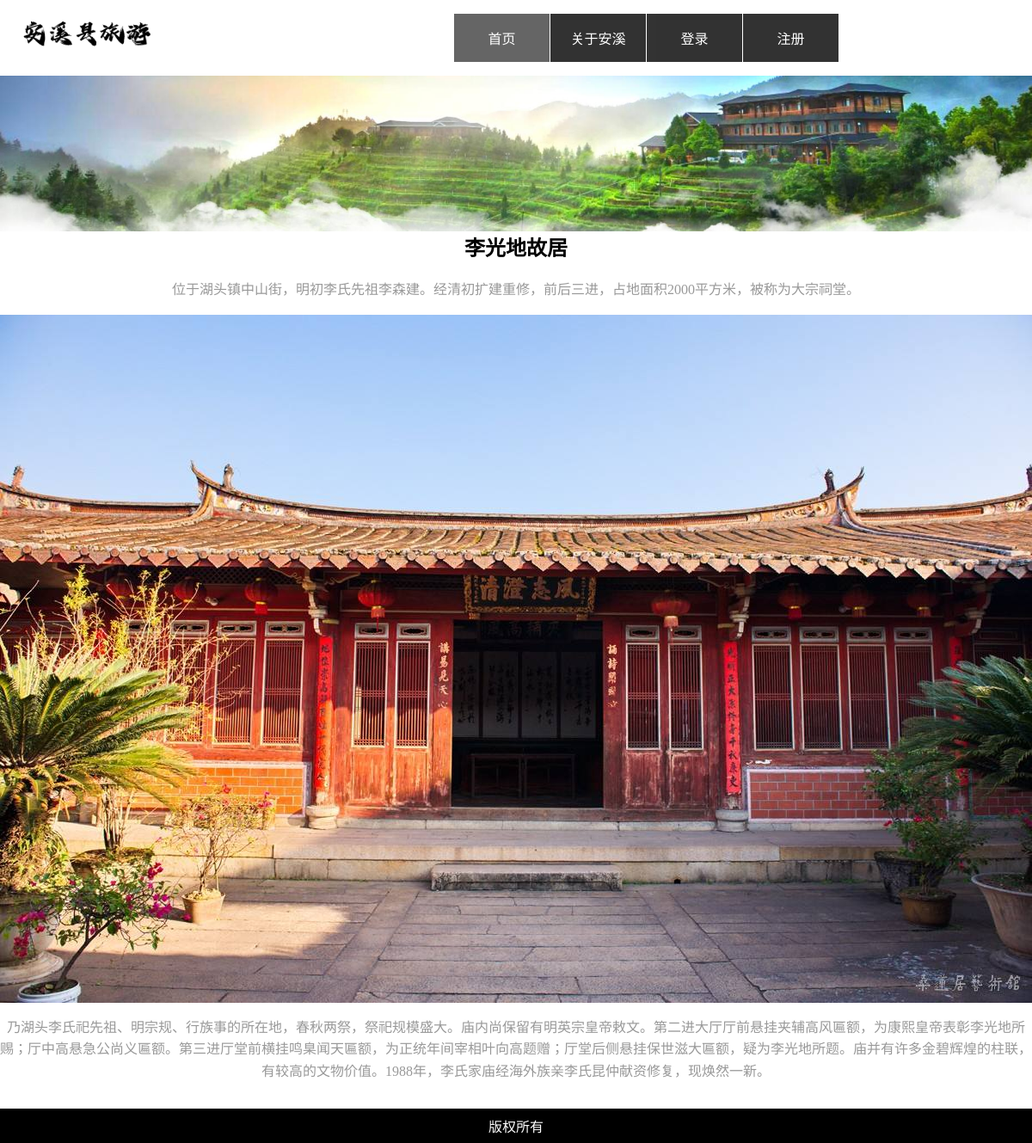
/show.php?id=4, run on the app's committed database.
### tables this page shows
CREATE TABLE `picture` (
  `id` int(11) NOT NULL COMMENT 'id自增',
  `name` varchar(20) NOT NULL COMMENT '标题',
  `pics` varchar(100) NOT NULL COMMENT '配图',
  `sinfo` varchar(200) NOT NULL COMMENT '简介',
  `content` varchar(255) NOT NULL COMMENT '内容体',
  `createTime` datetime NOT NULL COMMENT '添加时间'
);

### show.php (the view, shortened to what this page needs)
<?php
$link = @mysqli_connect(HOST, USER, PASS) or die('数据库连接失败');
mysqli_select_db($link, DBNAME);
mysqli_set_charset($link, 'utf8');
?>
<!DOCTYPE html>
<html>
<head>
    <link rel="stylesheet" href="./css/style.css">
</head>
<body>
<div id="header">
    <div class="header">
        <h1><a href="./index.php"><img src="./images/logo1.png" alt="Travel"></a></h1>
        <div id="global_navi">
            <ul>
                <li class="current"><a href="index.php#head">首页</a></li>
                <li><a href="about.php">关于安溪</a></li>
                <?php
                if (!isset($_SESSION['admin_user'])) {
                    ?>
                    <li><a href="login.html">登录</a></li>
                    <li><a href="register.html">注册</a></li>
                    <?php
                } ?>
            </ul>
        <?php
        $sql = "select * from picture where id=" . $_GET['id'];
        $result = mysqli_query($link, $sql);
        @$row = mysqli_fetch_assoc($result);
        ?>
    </div>
</div>
<div>
   <img src="images/banner.jpg" width="100%">
</div>
<div id="wrapper">
    <h2><?php echo $row["name"]; ?></h2>
    <div style="text-align:center" id="point">
        <p><?php echo $row["sinfo"]; ?></p>
        <p><img src="<?php echo $row['pics']; ?>"></p>
        <p><?php echo $row["content"]; ?></p>
    </div>
</div>
<div class="footer">
    <div class="copy">版权所有</div>
</div>
</body>
</html>

### css/style.css (style rules this page uses)
body { margin: 0; padding: 0; color: #999; }
h2, h3 { text-align: center; color: #000; }
a { color: #666; }
a img { -webkit-transition: opacity 0.2s linear; -o-transition: opacity 0.2s linear; transition: opacity 0.2s linear; }
h1, h2, h3, h4, h5, h6 { margin-top: 0; }
p { margin-top: 0; line-height: 1.6; }
img { vertical-align: bottom; }
#header { background: #fff; clear: both; height: 85px; width: 100% }
.header { width: 1200px; margin: 0 auto; position: relative; }
.header h1 { float: none; text-align: center; position: absolute; left: 0; top: 10px; width: 200px; height: 60px; }
.header h1 img { width: 80%; }
#global_navi { width: 672px; clear: both; overflow: hidden; margin: 16px auto; float: right; }
#global_navi ul { list-style: none; margin: 0; padding: 0; }
#global_navi ul li { width: 111px; float: left; margin-right: 1px; text-align: center; }
#global_navi ul li a { display: block; padding: 16px; color: #666; text-decoration: none; }
#global_navi ul li.current a { background-color: #000; opacity: 0.6; }
#wrapper { width: 1200px; margin: 0 auto; overflow: hidden; }
.footer { background-color: #000; text-align: center; }
div .copy { display: block; padding: 8px 0; color: #fff; }
#global_navi ul li a { display: block; padding: 16px; background-color: #000; opacity: 0.8; color: #fff; text-decoration: none; -webkit-transition: background-color 0.2s linear; -o-transition: background-color 0.2s linear; transition: background-color 0.2s linear; }
#point { margin-bottom: 30px; }

### data on the page
picture: name "李光地故居", sinfo "位于湖头镇中山街，明初李氏先祖李森建。经清初扩建重修，前后三进，占地面积2000平方米，被称为大宗祠堂。", pics (picture), content "乃湖头李氏祀先祖、明宗规、行族事的所在地，春秋两祭，祭祀规模盛大。庙内尚保留有明英宗皇帝敕文。第二进大厅厅前悬挂夹辅高风匾额，为康熙皇帝表彰李光地所赐；厅中高悬急公尚义匾额。第三进厅堂前横挂鸣臬闻天匾额，为正统年间宰相叶向高题赠；厅堂后侧悬挂保世滋大匾额，疑为李光地所题。庙并有许多金碧辉煌的柱联，有较高的文物价值。1988年，李氏家庙经海外族亲李氏昆仲献资修复，现焕然一新。"
